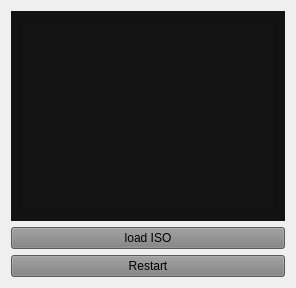
          <widget class="QWidget" name="stableTab">
           <attribute name="title">
            <string>Stabilization</string>
           </attribute>
           <layout class="QGridLayout" name="gridLayout_6">
            <item row="2" column="0">
             <widget class="QPushButton" name="loadStabVideobtn">
              <property name="baseSize">
               <size>
                <width>0</width>
                <height>10</height>
               </size>
              </property>
              <property name="styleSheet">
               <string notr="true">background-color: gray</string>
              </property>
              <property name="text">
               <string>load ISO</string>
              </property>
             </widget>
            </item>
            <item row="3" column="0">
             <widget class="QPushButton" name="restartBtn">
              <property name="styleSheet">
               <string notr="true">background-color: gray</string>
              </property>
              <property name="text">
               <string>Restart</string>
              </property>
             </widget>
            </item>
            <item row="1" column="0">
             <widget class="QWidget" name="videoStab" native="true">
              <property name="sizePolicy">
               <sizepolicy hsizetype="Expanding" vsizetype="Expanding">
                <horstretch>0</horstretch>
                <verstretch>0</verstretch>
               </sizepolicy>
              </property>
              <property name="styleSheet">
               <string notr="true">background-color: #131313</string>
              </property>
              <layout class="QGridLayout" name="gridLayout_3">
               <item row="0" column="0">
                <widget class="QGraphicsView" name="graphicsView">
                 <property name="verticalScrollBarPolicy">
                  <enum>Qt::ScrollBarAsNeeded</enum>
                 </property>
                 <property name="horizontalScrollBarPolicy">
                  <enum>Qt::ScrollBarAsNeeded</enum>
                 </property>
                 <property name="sizeAdjustPolicy">
                  <enum>QAbstractScrollArea::AdjustIgnored</enum>
                 </property>
                </widget>
               </item>
              </layout>
             </widget>
            </item>
           </layout>
          </widget>
